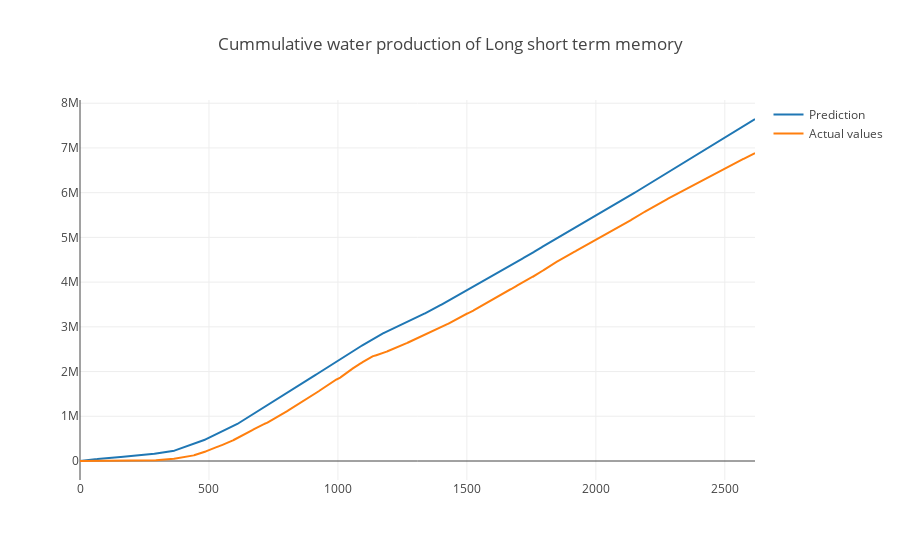

Here is the notebook cell this chart was saved with:
### Code cell
#trace1 = go.Scatter(x = np.arange(len(a)),
   #                 y = a.reshape(-1,),
   #                name = "Prediction")
#trace2 = go.Scatter(x = np.arange(len(a)),
                    y = b.reshape(-1,),
#                   name = "Actual values")
#data = [trace1, trace2]
#layout = go.Layout(title = "Cummulative water production of Long short term memory")
#fig = go.Figure(data = data, layout = layout)
#py.iplot(fig)

### Figure 1 — Plotly figure (JSON) as saved in the notebook; plotly's stock layout.template omitted (floating-point values rounded to 4 significant figures; data arrays with more than 128 entries replaced by an {"elided": "..."} marker saying what was removed)
{"data": [{"name": "Prediction", "type": "scatter", "uid": "644aa277-8828-4244-a196-2ed717adc802", "x": {"elided": "2618 int values"}, "y": {"elided": "2618 float values"}}, {"name": "Actual values", "type": "scatter", "uid": "d653f3b9-2065-40e7-85f2-73151a532564", "x": {"elided": "2618 int values"}, "y": {"elided": "2618 float values"}}], "layout": {"title": {"text": "Cummulative water production of Long short term memory"}}}
